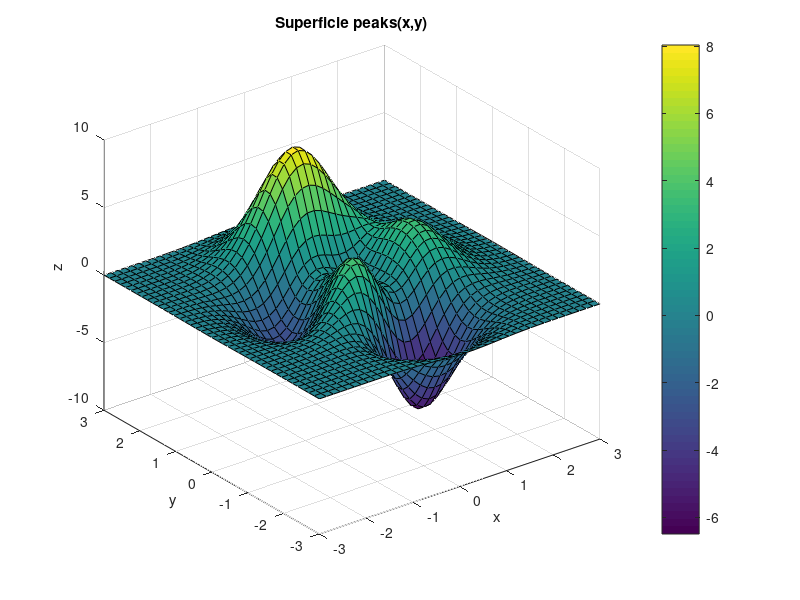

The MATLAB script that drew this image:
% Surface_3D.m — Superficie 3D con surf()
clear; clc;

[X, Y] = meshgrid(-3:0.15:3, -3:0.15:3);
Z = peaks(X, Y);  % funcion built-in para demo

figure;
surf(X, Y, Z);
colorbar;
xlabel('x'); ylabel('y'); zlabel('z');
title('Superficie peaks(x,y)');

fprintf('Superficie 3D peaks renderizada con sombreado interpolado.\n');
